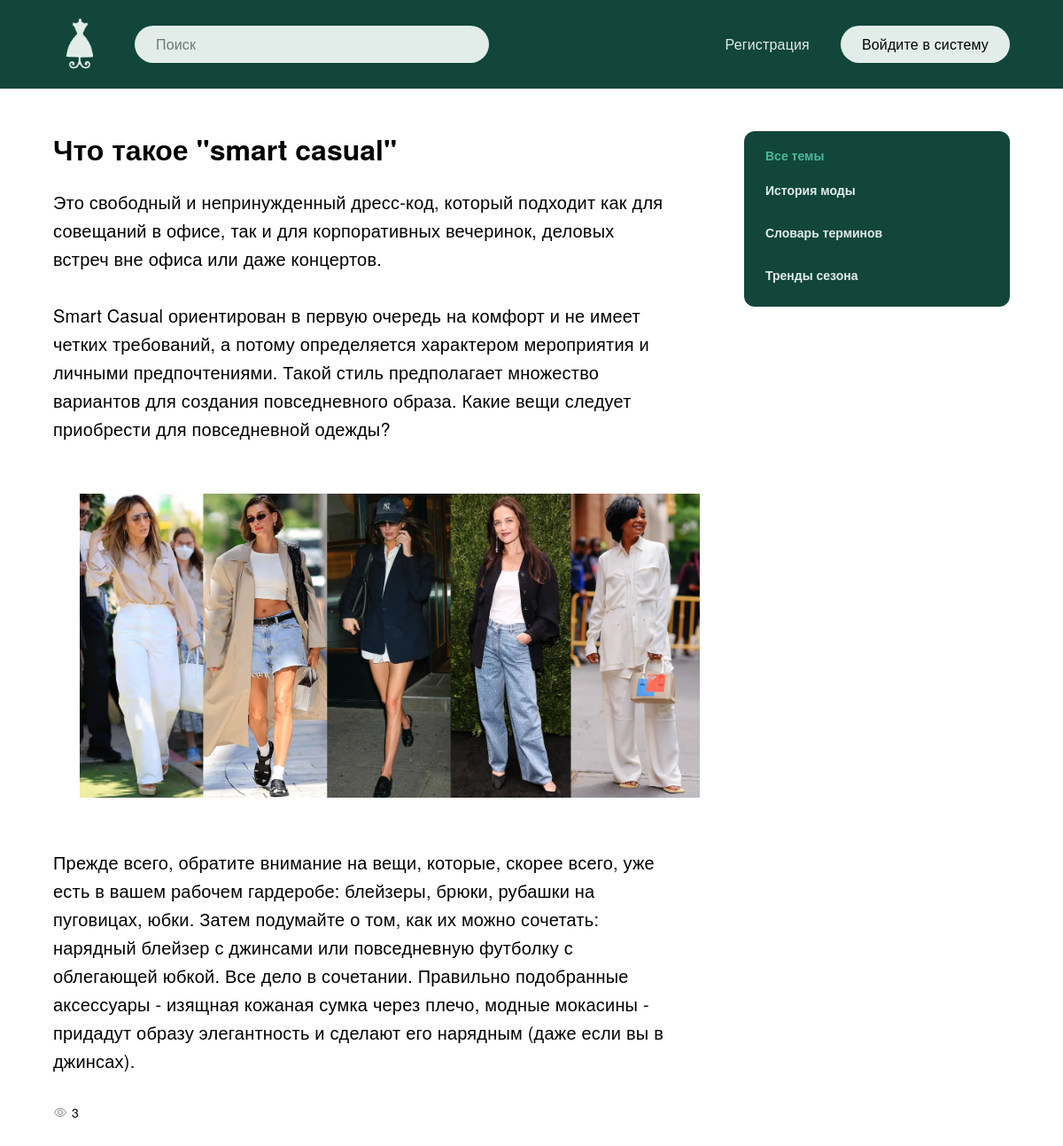
Page /post/chto-takoe-smart-casual/ on the committed database.
### blog/models.py (models this page shows, shortened)
class Blog(models.Model):
    title = models.CharField(max_length=255, verbose_name='Заглавие')
    slug = models.SlugField(max_length=255, unique=True, verbose_name='URL')
    content = models.TextField(blank=True, verbose_name='Контент')
    photo = models.ImageField(upload_to='photos/%Y/%m/%d/', blank=True, verbose_name='Лого темы')
    time_created = models.DateTimeField(auto_now_add=True, verbose_name='Дата публикации')
    time_update = models.DateTimeField(auto_now=True, verbose_name='Дата обновления')
    is_published = models.BooleanField(default=False, verbose_name='Опубликовано')
    topic = models.ForeignKey('Topic', on_delete=models.PROTECT, verbose_name='Тема')
    viewers = models.ManyToManyField(ViewCount, blank=True, verbose_name='Просмотры')
    search_vector = SearchVectorField(blank=True)
    def __str__(self):
        return self.title
    class Meta:
        verbose_name = 'Пост'
        verbose_name_plural = 'Посты'
        ordering = ['-time_created']
        indexes = [GinIndex(fields=["search_vector"])]

class Topic(models.Model):
    name = models.CharField(max_length=200, verbose_name='Тема')
    slug = models.SlugField(max_length=200, unique=True, verbose_name='URL')
    def get_absolute_url(self):
        return reverse('top', kwargs={'top_slug': self.slug})
    class Meta:
        verbose_name = 'Тема'
        verbose_name_plural = 'Темы'

### blog/views.py (the view)
# urls.py: path('post/<slug:post_slug>/', ShowPost.as_view(), name='post'),
class ShowPost(ViewCountMixin, DataMixin, DetailView):
    model = Blog
    template_name = 'blog/post.html'
    slug_url_kwarg = 'post_slug'
    context_object_name = 'post'
    def get_context_data(self, *, object_list=None, **kwargs):
        context = super().get_context_data(**kwargs)
        t_def = self.get_user_context(title=context['post'])
        return dict(list(context.items()) + list(t_def.items()))

### blog/utils.py (called while the page is built)
def get_client_ip(request):
    x_forwarded_for = request.META.get('HTTP_X_FORWARDED_FOR')
    if x_forwarded_for:
        ip = x_forwarded_for.split(',')[-1].strip()
    else:
        ip = request.META.get('REMOTE_ADDR')
    return ip

    def get_user_context(self, **kwargs):
        context = kwargs
        topics = Topic.objects.annotate(Count('blog'))
        context['topics'] = topics
        if 'topic_selected' not in context:
            context['topic_selected'] = 0
        return context

    def get(self, request, *args, **kwargs):
        response = super().get(request, *args, **kwargs)
        if hasattr(self.object, 'viewers'):
            viewer, created = ViewCount.objects.get_or_create(
                ipaddress=None if request.user.is_authenticated else get_client_ip(request),
                user=request.user if request.user.is_authenticated else None
            )
            if self.object.viewers.filter(id=viewer.id).count() == 0:
                self.object.viewers.add(viewer)
        return response

### blog/templates/blog/post.html (shortened to what this page needs)
{% extends 'blog/base.html' %}
{% load static%}
{% block content %}
			  <div class="main__content">
				  <div class="page-article">
					  <div class="page-article__wrapper">
						  <h1>{{ post.title}}</h1>
						  {{ post.content|safe }}
						  <div class="views">
												<span class="views__num">{{ object.viewers.count }}</span>
											</div>
					  </div>
				  </div>
			  </div>
{% endblock %}

### blog/templates/blog/base.html (shortened to what this page needs)
<!doctype html>
{% load static %}
<html lang="ru">
  <head>
    <link rel="stylesheet" href="{% static 'css/style.css' %}">
  </head>
  <body>
    {% include 'blog/navbar.html' %}
    <main class="main">
	<div class="container">
		<div class="main__wrapper">
        {% block content %}
        {% endblock %}
        <div class="sidebar">
          <div class="categories">
                  <ul class="categories__list">
                    {% if topic_selected == 0 %}
                      <li class="selected__item">Все темы</li>
                    {% else %}
                      <li class="categories__item"><a href="{% url 'index' %}">Все темы</a></li>
                    {% endif %}
                    {% for t in topics %}
                        {% if t.blog__count > 0 %}
                            {% if t.pk == topic_selected %}
                                <li class="selected__item">{{ t.name }}</li>
                            {% else %}
                                <li class="categories__item"><a href="{{ t.get_absolute_url }}">{{ t.name }}</a></li>
                            {% endif %}
                      {% endif %}
                    {% endfor%}
                  </ul>
            </div>
            </div>
        </div>
	</div>
</main>
</body>
</html>

### blog/static/css/style.css (style rules this page uses)
*, *::before, *::after { box-sizing: border-box; }
html, body { margin: 0; padding: 0; }
html { font-family: 'Helvetica Neue', 'Arial', sans-serif; font-style: normal; font-weight: 400; font-size: 16px; line-height: 24px; color: black; background-color: #FFFFFF; -webkit-font-smoothing: antialiased; -moz-osx-font-smoothing: grayscale; text-rendering: optimizeLegibility; }
body { width: 100%; height: 100%; background-color: white; }
a { color: black; text-decoration: none; }
img, video { display: block; max-width: 100%; height: auto; }
svg { max-height: 100%; max-width: 100%; }
.container { max-width: 1920px; margin: 0 auto; padding: 0 60px; }
.main__wrapper { position: relative; display: flex; gap: 80px; margin-top: 48px; margin-bottom: 48px; }
.main__content { width: calc(100% - 300px - 80px); }
.sidebar { width: 300px; }
.categories__list { display: grid; grid-template-columns: 1fr; gap: 12px; list-style: none; margin: 0; background-color: #12463A; padding: 12px 0; border-radius: 12px; }
.categories__item { margin-right: 28px; margin-bottom: 12px; }
.selected__item, .categories__item a { font-family: 'Helvetica Neue', 'Arial', sans-serif; font-weight: 700; font-size: 14px; line-height: 20px; padding: 5px 24px; }
.categories__item a { color: #E2EDE9; }
.selected__item { color: #4BB79E; }
.views { display: flex; align-items: center; }
.views__num { font-family: 'Helvetica Neue', 'Arial', sans-serif; font-weight: 400; font-size: 14px; line-height: 20px; letter-spacing: 0.01em; color: #000000; margin-left: 5px; }
.page-article__wrapper h1 { font-family: 'Helvetica Neue', 'Arial', sans-serif; font-weight: 700; font-size: 32px; line-height: 40px; color: #000000; margin: 0; margin-bottom: 24px; }
.page-article__wrapper p { font-family: 'Helvetica Neue', 'Arial', sans-serif; font-weight: 400; font-size: 20px; line-height: 32px; letter-spacing: 0.01em; color: #000000; margin: 0; margin-bottom: 32px; }
.page-article__wrapper img { width: 100%; height: auto; object-fit: contain; border-radius: 12px; margin-bottom: 32px; }

### rows in the picture
Blog: title "Что такое \"smart casual\"", content "Это свободный и непринужденный дресс-код, который подходит как для совещаний в офисе, так и для корпоративных вечеринок, деловых встреч вне офиса или даже концертов. Smart Casual ориентирован в первую очередь на комфорт и не имеет четких требований, а потому определяется характером мероприятия и личными предпочтениями. Такой стиль предполагает множество вариантов для создания повседневного образа. Какие вещи следует приобрести для повседневной одежды? Прежде всего, обратите внимание на вещи, которые, скорее всего, уже есть в вашем рабочем гардеробе: блейзеры, брюки, рубашки на пуговицах, юбки. Затем подумайте о том, как их можно сочетать: нарядный блейзер с джинсами или повседневную…", content (picture), viewers.count "3"
Topic: name "История моды"
Topic: name "Словарь терминов"
Topic: name "Тренды сезона"
